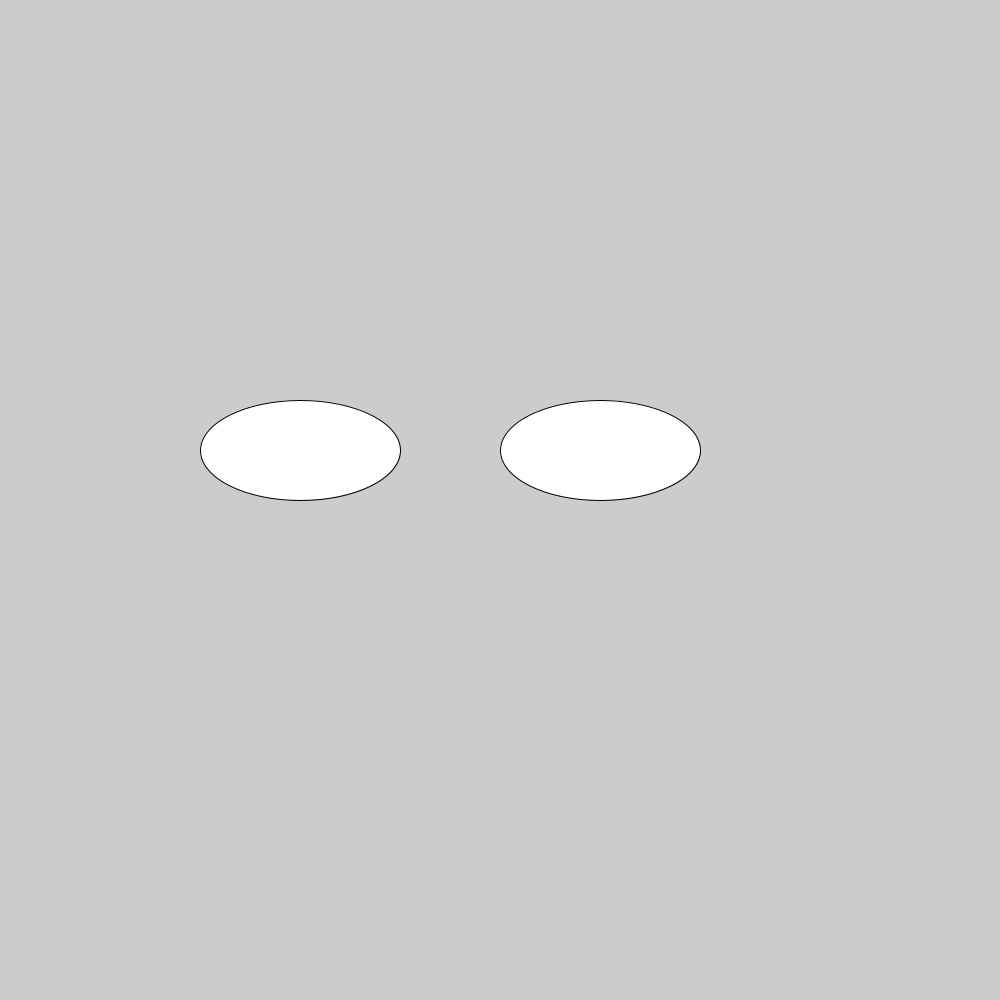
Frame 1 (no input)
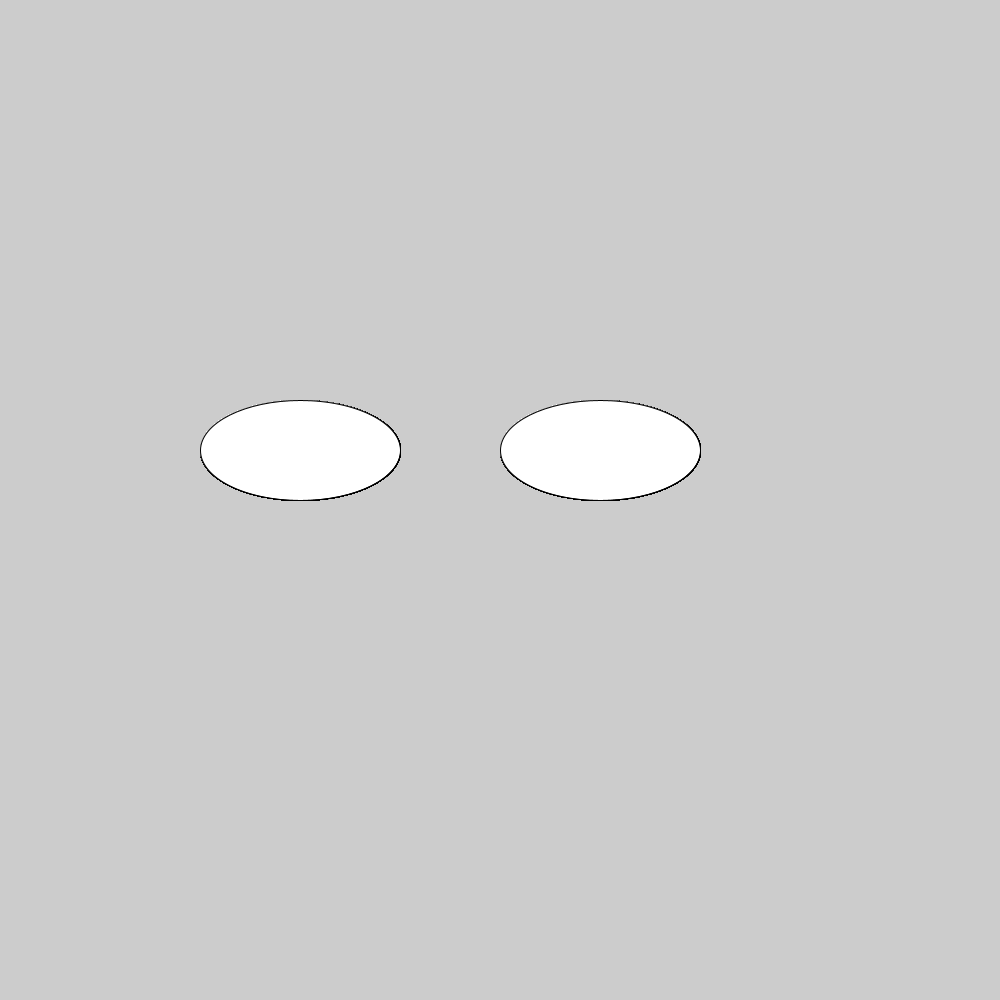
Frame 60 (the mouse pressed at the canvas centre just before this capture)
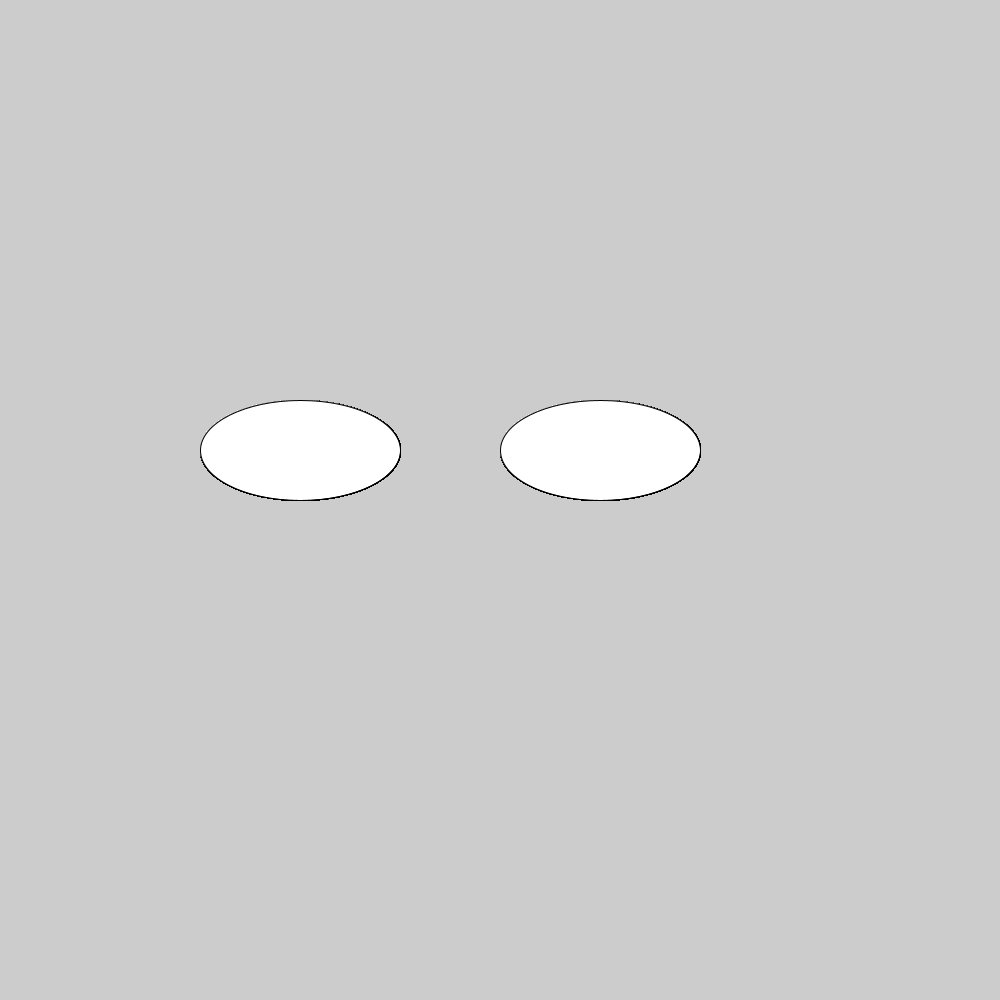
Frame 120 (the mouse held since frame 60 and released just before this capture)

The Processing sketch that drew these frames (run headless with seeded random() and noise(); from frame 60 on, the mouse is pressed at the canvas centre):

// Processing sketch: sketch_160518a
// ── sketch_160518a.pde
void setup() {
  size(1000, 1000);

}
void draw() {
  fill(255, 255, 255);
  ellipse(300, 450, 200, 100);
  ellipse(600, 450, 200, 100);
  if (220<mouseX&&mouseX<380&&mouseY>420&&mouseY<480) {
    fill(0, 0, 0);
    ellipse(mouseX, mouseY, 25, 25);
    ellipse(mouseX+300, mouseY, 25, 25);
  }
}
